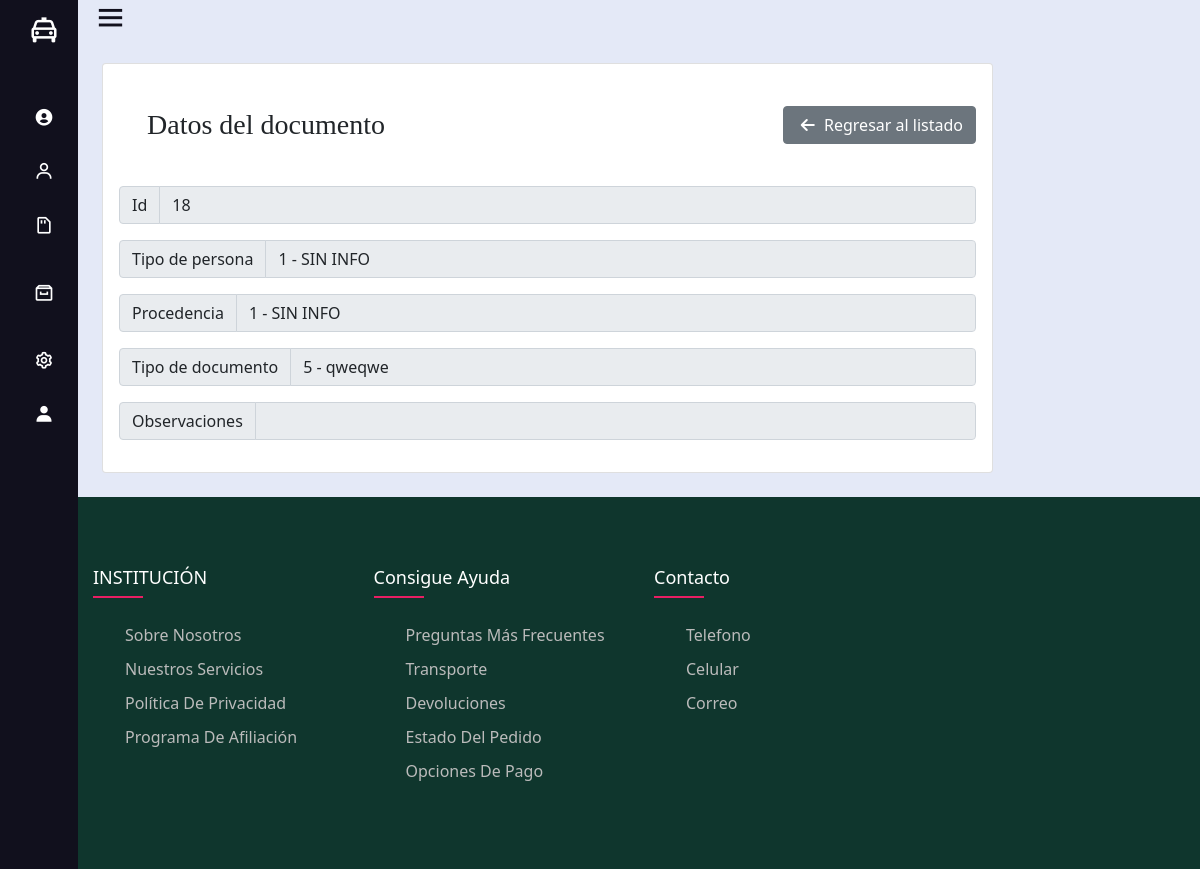
The page /iPersona/view/18 (signed in) on the database its author committed.
### Aplicacion1/models.py (models this page shows)
class Ipersona(models.Model):
    id = models.AutoField(db_column='Id', primary_key=True)  # Field name made lowercase.
    idtipopersona = models.ForeignKey('Tipopersona', models.DO_NOTHING, db_column='IdTipoPersona')  # Field name made lowercase.
    idprocedencia = models.ForeignKey('Mprocedencia', models.DO_NOTHING, db_column='IdProcedencia', blank=True, null=True)  # Field name made lowercase.
    idpais = models.ForeignKey('Mpais', models.DO_NOTHING, db_column='IdPais', blank=True, null=True)  # Field name made lowercase.
    idtipodocumento = models.ForeignKey('Tipodocumento', models.DO_NOTHING, db_column='IdTipoDocumento')  # Field name made lowercase.
    nrodoc = models.CharField(db_column='NroDoc', max_length=100)  # Field name made lowercase.
    otrodocumento = models.CharField(db_column='OtroDocumento', max_length=300, blank=True, null=True)  # Field name made lowercase.
    apepaterno = models.CharField(db_column='ApePaterno', max_length=100, blank=True, null=True)  # Field name made lowercase.
    apematerno = models.CharField(db_column='ApeMaterno', max_length=100, blank=True, null=True)  # Field name made lowercase.
    nombres = models.CharField(db_column='Nombres', max_length=100)  # Field name made lowercase.
    fechanacimiento = models.DateField(db_column='FechaNacimiento', blank=True, null=True)  # Field name made lowercase.
    natural = models.CharField(db_column='Natural', max_length=100, blank=True, null=True)  # Field name made lowercase.
    idestadocivil = models.ForeignKey('Mestadocivil', models.DO_NOTHING, db_column='IdEstadoCivil', blank=True, null=True)  # Field name made lowercase.
    idgenero = models.ForeignKey('Mgenero', models.DO_NOTHING, db_column='IdGenero', blank=True, null=True)  # Field name made lowercase.
    foto = models.TextField(db_column='Foto', blank=True, null=True)  # Field name made lowercase.
    idubigeo = models.ForeignKey('Mubigeo', models.DO_NOTHING, db_column='IdUbigeo', blank=True, null=True)  # Field name made lowercase.
    domicilio = models.CharField(db_column='Domicilio', max_length=300, blank=True, null=True)  # Field name made lowercase.
    telefono = models.CharField(db_column='Telefono', max_length=300, blank=True, null=True)  # Field name made lowercase.
    ocupacion = models.CharField(db_column='Ocupacion', max_length=300, blank=True, null=True)  # Field name made lowercase.
    religion = models.CharField(db_column='Religion', max_length=300, blank=True, null=True)  # Field name made lowercase.
    idgradoinstruccion = models.ForeignKey('Mgradoinstruccion', models.DO_NOTHING, db_column='IdGradoInstruccion', blank=True, null=True)  # Field name made lowercase.
    profesion = models.CharField(db_column='Profesion', max_length=300, blank=True, null=True)  # Field name made lowercase.
    centroestudios = models.CharField(db_column='CentroEstudios', max_length=300, blank=True, null=True)  # Field name made lowercase.
    email = models.CharField(db_column='Email', max_length=300, blank=True, null=True)  # Field name made lowercase.
    redessociales = models.CharField(db_column='RedesSociales', max_length=300, blank=True, null=True)  # Field name made lowercase.
    idfactor = models.ForeignKey('Mfactor', models.DO_NOTHING, db_column='IdFactor', blank=True, null=True)  # Field name made lowercase.
    tipoorganizacion = models.CharField(db_column='TipoOrganizacion', max_length=300, blank=True, null=True)  # Field name made lowercase.
    modalidaddelito = models.CharField(db_column='ModalidadDelito', max_length=300, blank=True, null=True)  # Field name made lowercase.
    alias = models.CharField(db_column='Alias', max_length=300, blank=True, null=True)  # Field name made lowercase.
    talla = models.DecimalField(db_column='Talla', max_digits=3, decimal_places=2, blank=True, null=True)  # Field name made lowercase.
    peso = models.DecimalField(db_column='Peso', max_digits=5, decimal_places=2, blank=True, null=True)  # Field name made lowercase.
    idraza = models.ForeignKey('Tiporaza', models.DO_NOTHING, db_column='IdRaza', blank=True, null=True)  # Field name made lowercase.
    idcontextura = models.ForeignKey('Tipocontextura', models.DO_NOTHING, db_column='IdContextura', blank=True, null=True)  # Field name made lowercase.
    caminada = models.CharField(db_column='Caminada', max_length=300, blank=True, null=True)  # Field name made lowercase.
    cicatrices = models.CharField(db_column='Cicatrices', max_length=300, blank=True, null=True)  # Field name made lowercase.
    tatuajes = models.CharField(db_column='Tatuajes', max_length=300, blank=True, null=True)  # Field name made lowercase.
    habitos = models.CharField(db_column='Habitos', max_length=300, blank=True, null=True)  # Field name made lowercase.
    vicios = models.CharField(db_column='Vicios', max_length=300, blank=True, null=True)  # Field name made lowercase.
    defectos = models.CharField(db_column='Defectos', max_length=300, blank=True, null=True)  # Field name made lowercase.
    tipo = models.IntegerField(db_column='Tipo', blank=True, null=True)  # Field name made lowercase.
    activo = models.IntegerField(db_column='Activo', blank=True, null=True)  # Field name made lowercase.
    estado = models.IntegerField(db_column='Estado')  # Field name made lowercase.
    obs = models.TextField(db_column='Obs', blank=True, null=True)  # Field name made lowercase.
    archivo = models.TextField(db_column='Archivo', blank=True, null=True)  # Field name made lowercase.
    idusercrea = models.IntegerField(db_column='IdUserCrea', blank=True, null=True)  # Field name made lowercase.
    idusermodifica = models.IntegerField(db_column='IdUserModifica', blank=True, null=True)  # Field name made lowercase.
    fechacrea = models.DateTimeField(db_column='FechaCrea', blank=True, null=True)  # Field name made lowercase.
    fechamodifica = models.DateTimeField(db_column='FechaModifica', blank=True, null=True)  # Field name made lowercase.
    maqcrea = models.CharField(db_column='MaqCrea', max_length=50, blank=True, null=True)  # Field name made lowercase.
    maqmodifica = models.CharField(db_column='MaqModifica', max_length=50, blank=True, null=True)  # Field name made lowercase.
    class Meta:
        managed = True
        db_table = 'IPersona'

class Tipopersona(models.Model):
    id = models.AutoField(db_column='Id', primary_key=True)  # Field name made lowercase.
    tipopersona = models.CharField(db_column='TipoPersona', max_length=50)  # Field name made lowercase.
    descripcion = models.CharField(db_column='Descripcion', max_length=100, blank=True, null=True)  # Field name made lowercase.
    activo = models.IntegerField(db_column='Activo', blank=True, null=True)  # Field name made lowercase.
    estado = models.IntegerField(db_column='Estado')  # Field name made lowercase.
    obs = models.CharField(db_column='Obs', max_length=200, blank=True, null=True)  # Field name made lowercase.
    idusercrea = models.IntegerField(db_column='IdUserCrea', blank=True, null=True)  # Field name made lowercase.
    idusermodifica = models.IntegerField(db_column='IdUserModifica', blank=True, null=True)  # Field name made lowercase.
    fechacrea = models.DateTimeField(db_column='FechaCrea', blank=True, null=True)  # Field name made lowercase.
    fechamodifica = models.DateTimeField(db_column='FechaModifica', blank=True, null=True)  # Field name made lowercase.
    maqcrea = models.CharField(db_column='MaqCrea', max_length=50, blank=True, null=True)  # Field name made lowercase.
    maqmodifica = models.CharField(db_column='MaqModifica', max_length=50, blank=True, null=True)  # Field name made lowercase.
    def __str__(self):
        return "{} - {}".format(self.id, self.tipopersona)
    class Meta:
        managed = True
        db_table = 'TipoPersona'

class Mprocedencia(models.Model):
    id = models.AutoField(db_column='Id', primary_key=True)  # Field name made lowercase.
    procedencia = models.CharField(db_column='Procedencia', max_length=100)  # Field name made lowercase.
    descripcion = models.CharField(db_column='Descripcion', max_length=300, blank=True, null=True)  # Field name made lowercase.
    tipo = models.IntegerField(db_column='Tipo', blank=True, null=True)  # Field name made lowercase.
    activo = models.IntegerField(db_column='Activo', blank=True, null=True)  # Field name made lowercase.
    estado = models.IntegerField(db_column='Estado')  # Field name made lowercase.
    obs = models.CharField(db_column='Obs', max_length=300, blank=True, null=True)  # Field name made lowercase.
    idusercrea = models.IntegerField(db_column='IdUserCrea', blank=True, null=True)  # Field name made lowercase.
    idusermodifica = models.IntegerField(db_column='IdUserModifica', blank=True, null=True)  # Field name made lowercase.
    fechacrea = models.DateTimeField(db_column='FechaCrea', blank=True, null=True)  # Field name made lowercase.
    fechamodifica = models.DateTimeField(db_column='FechaModifica', blank=True, null=True)  # Field name made lowercase.
    maqcrea = models.CharField(db_column='MaqCrea', max_length=50, blank=True, null=True)  # Field name made lowercase.
    maqmodifica = models.CharField(db_column='MaqModifica', max_length=50, blank=True, null=True)  # Field name made lowercase.
    def __str__(self):
        return "{} - {}".format(self.id, self.procedencia)
    class Meta:
        managed = True
        db_table = 'MProcedencia'

class Tipodocumento(models.Model):
    id = models.AutoField(db_column='Id', primary_key=True)  # Field name made lowercase.
    documento = models.CharField(db_column='Documento', max_length=100)  # Field name made lowercase.
    descripcion = models.CharField(db_column='Descripcion', max_length=200, blank=True, null=True)  # Field name made lowercase.
    activo = models.IntegerField(db_column='Activo', blank=True, null=True)  # Field name made lowercase.
    estado = models.IntegerField(db_column='Estado')  # Field name made lowercase.
    obs = models.CharField(db_column='Obs', max_length=200, blank=True, null=True)  # Field name made lowercase.
    idusercrea = models.IntegerField(db_column='IdUserCrea', blank=True, null=True)  # Field name made lowercase.
    idusermodifica = models.IntegerField(db_column='IdUserModifica', blank=True, null=True)  # Field name made lowercase.
    fechacrea = models.DateTimeField(db_column='FechaCrea', blank=True, null=True)  # Field name made lowercase.
    fechamodifica = models.DateTimeField(db_column='FechaModifica', blank=True, null=True)  # Field name made lowercase.
    maqcrea = models.CharField(db_column='MaqCrea', max_length=50, blank=True, null=True)  # Field name made lowercase.
    maqmodifica = models.CharField(db_column='MaqModifica', max_length=50, blank=True, null=True)  # Field name made lowercase.
    def __str__(self):
        return "{} - {}".format(self.id, self.documento)
    class Meta:
        managed = True
        db_table = 'TipoDocumento'

### Aplicacion1/views.py (the view)
# urls.py: path('iPersona/view/<id>', views.viewIPersona, name = "viewTypeiPersona"),
@login_required(login_url='signin')
def viewIPersona(request, id):
	IPersona=Ipersona.objects.get(id=id)
	return render(request,'paginas/i_persona/view.html', {"IPersona": IPersona})

### Aplicacion1/templates/paginas/i_persona/view.html (shortened to what this page needs)
{% extends '../../layout.html' %}
{% block content %}
<div class="row">
    <div class="col-md-10">
        <div class="card">
            <div class="card-body">
                <div class="d-flex bd-highlight mb-3 align-items-center">
                    <div class="me-auto bd-highlight align-self-end p">
                        <h3 class="title-card">Datos del documento</h3>
                    </div>
                    <div class="bd-highlight">
                        <a href="{% url 'listiPersona' %}" class="btn btn-secondary"><i class="fas fa-arrow-left"></i> Regresar al listado</a>
                    </div>
                </div>
                <div class="input-group mb-3">
                    <span class="input-group-text" id="basic-addon3">Id </span>
                    <input type="text" class="form-control" id="basic-url" aria-describedby="basic-addon3" value="{{IPersona.id}}" disabled>
                </div>
                <div class="input-group mb-3">
                    <span class="input-group-text" id="basic-addon3">Tipo de persona </span>
                    <input type="text" class="form-control" id="basic-url" aria-describedby="basic-addon3" value="{{IPersona.idtipopersona}}" disabled>
                </div>
                <div class="input-group mb-3">
                    <span class="input-group-text" id="basic-addon3">Procedencia</span>
                    <input type="text" class="form-control" id="basic-url" aria-describedby="basic-addon3" value="{{IPersona.idprocedencia}}" disabled>
                </div>
                <div class="input-group mb-3">
                    <span class="input-group-text" id="basic-addon3">Tipo de documento</span>
                    <input type="text" class="form-control" id="basic-url" aria-describedby="basic-addon3" value="{{IPersona.idtipodocumento}}" disabled>
                </div>
                <div class="input-group mb-3">
                    <span class="input-group-text" id="basic-addon3">Observaciones</span>
                    <input type="text" class="form-control" id="basic-url" aria-describedby="basic-addon3" value="{{IPersona.obs}}" disabled>
                </div>
            </div>
        </div>
    </div>
</div>
{% endblock %}

### ProyectoPNP/static/assets/css/style.css (style rules this page uses)
body { background-color: white; }
i { margin: 0px 5px; }
.title-card { font-family: 'Sahitya', serif; margin: 1em; }
.row { display: flex; flex-wrap: wrap; }

### rows shown on the page
Ipersona: id "18", idtipopersona "1 - SIN INFO", idprocedencia "1 - SIN INFO", idtipodocumento "5 - qweqwe"
